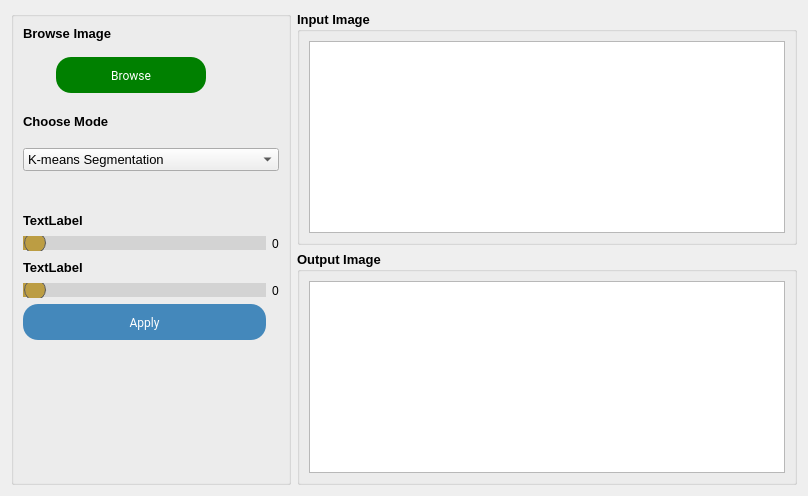
      <widget class="QWidget" name="tab_2">
       <attribute name="title">
        <string>Segmentation</string>
       </attribute>
       <layout class="QGridLayout" name="gridLayout_25">
        <item row="0" column="0">
         <layout class="QGridLayout" name="gridLayout_8">
          <item row="0" column="1">
           <layout class="QGridLayout" name="gridLayout_6">
            <item row="0" column="0">
             <widget class="QGroupBox" name="groupBox_10">
              <property name="minimumSize">
               <size>
                <width>500</width>
                <height>0</height>
               </size>
              </property>
              <property name="font">
               <font>
                <pointsize>10</pointsize>
                <weight>75</weight>
                <bold>true</bold>
               </font>
              </property>
              <property name="title">
               <string>Input Image</string>
              </property>
              <layout class="QGridLayout" name="gridLayout_13">
               <item row="0" column="0">
                <widget class="QGraphicsView" name="input_graphicsView_2"/>
               </item>
              </layout>
             </widget>
            </item>
            <item row="1" column="0">
             <widget class="QGroupBox" name="groupBox_11">
              <property name="font">
               <font>
                <pointsize>10</pointsize>
                <weight>75</weight>
                <bold>true</bold>
               </font>
              </property>
              <property name="title">
               <string>Output Image</string>
              </property>
              <layout class="QGridLayout" name="gridLayout_14">
               <item row="0" column="0">
                <widget class="QGraphicsView" name="output_graphicsView_2"/>
               </item>
              </layout>
             </widget>
            </item>
           </layout>
          </item>
          <item row="0" column="0">
           <widget class="QGroupBox" name="groupBox_12">
            <property name="minimumSize">
             <size>
              <width>280</width>
              <height>0</height>
             </size>
            </property>
            <property name="maximumSize">
             <size>
              <width>280</width>
              <height>16777215</height>
             </size>
            </property>
            <property name="title">
             <string/>
            </property>
            <layout class="QGridLayout" name="gridLayout_26">
             <item row="0" column="0">
              <layout class="QGridLayout" name="gridLayout_24">
               <item row="8" column="0">
                <layout class="QGridLayout" name="gridLayout_21">
                 <item row="0" column="0">
                  <widget class="QSlider" name="horizontalSlider">
                   <property name="styleSheet">
                    <string notr="true">QSlider::groove:horizontal {
    border: 1px solid #999999;
    height: 8px; /* the groove expands to the size of the slider by default. by giving it a height, it has a fixed size */
    background: #bc9d43; /* Changed to gray */
    margin: 2px 0;
}

QSlider::handle:horizontal {
    background: #bc9d43; /* Changed to white */
    border: 1px solid #5c5c5c;
    width: 20px; /* Adjusted to a medium size */
    height: 20px; /* Adjusted to a medium size */
    margin: -6px 0; /* Adjusted the margin to properly position the medium-sized handle within the groove */
    border-radius: 10px; /* Half of the width and height to make it spherical */
}

QSlider::handle:horizontal:hover {
    background: #bc9d43; /* Changed to white */
}

QSlider::handle:horizontal:pressed {
    background: #bc9d43; /* Changed to white */
}

QSlider::add-page:horizontal {
   background: #d3d3d3; /* Changed to white */
}

QSlider::sub-page:horizontal {
   background: #bc9d43; /* Changed to gray */
}
</string>
                   </property>
                   <property name="orientation">
                    <enum>Qt::Horizontal</enum>
                   </property>
                  </widget>
                 </item>
                 <item row="0" column="1">
                  <widget class="QLabel" name="label_4">
                   <property name="text">
                    <string>0</string>
                   </property>
                  </widget>
                 </item>
                </layout>
               </item>
               <item row="4" column="0">
                <widget class="QComboBox" name="segmentationCombox">
                 <property name="font">
                  <font>
                   <pointsize>10</pointsize>
                  </font>
                 </property>
                 <item>
                  <property name="text">
                   <string>K-means Segmentation</string>
                  </property>
                 </item>
                 <item>
                  <property name="text">
                   <string>Mean-Shift Segmentation</string>
                  </property>
                 </item>
                 <item>
                  <property name="text">
                   <string>Agglomerative</string>
                  </property>
                 </item>
                 <item>
                  <property name="text">
                   <string>Region Growing</string>
                  </property>
                 </item>
                </widget>
               </item>
               <item row="7" column="0">
                <layout class="QFormLayout" name="formLayout_2">
                 <item row="0" column="0">
                  <widget class="QLabel" name="label">
                   <property name="font">
                    <font>
                     <pointsize>10</pointsize>
                     <weight>75</weight>
                     <bold>true</bold>
                    </font>
                   </property>
                   <property name="text">
                    <string>TextLabel</string>
                   </property>
                  </widget>
                 </item>
                 <item row="0" column="1">
                  <spacer name="horizontalSpacer_3">
                   <property name="orientation">
                    <enum>Qt::Horizontal</enum>
                   </property>
                   <property name="sizeHint" stdset="0">
                    <size>
                     <width>40</width>
                     <height>20</height>
                    </size>
                   </property>
                  </spacer>
                 </item>
                </layout>
               </item>
               <item row="6" column="0">
                <spacer name="verticalSpacer_10">
                 <property name="orientation">
                  <enum>Qt::Vertical</enum>
                 </property>
                 <property name="sizeType">
                  <enum>QSizePolicy::Preferred</enum>
                 </property>
                 <property name="sizeHint" stdset="0">
                  <size>
                   <width>20</width>
                   <height>13</height>
                  </size>
                 </property>
                </spacer>
               </item>
               <item row="3" column="0">
                <spacer name="verticalSpacer_8">
                 <property name="orientation">
                  <enum>Qt::Vertical</enum>
                 </property>
                 <property name="sizeType">
                  <enum>QSizePolicy::Preferred</enum>
                 </property>
                 <property name="sizeHint" stdset="0">
                  <size>
                   <width>20</width>
                   <height>13</height>
                  </size>
                 </property>
                </spacer>
               </item>
               <item row="1" column="0">
                <spacer name="verticalSpacer_11">
                 <property name="orientation">
                  <enum>Qt::Vertical</enum>
                 </property>
                 <property name="sizeType">
                  <enum>QSizePolicy::Preferred</enum>
                 </property>
                 <property name="sizeHint" stdset="0">
                  <size>
                   <width>20</width>
                   <height>15</height>
                  </size>
                 </property>
                </spacer>
               </item>
               <item row="2" column="0">
                <widget class="QLabel" name="label_28">
                 <property name="font">
                  <font>
                   <pointsize>10</pointsize>
                   <weight>75</weight>
                   <bold>true</bold>
                  </font>
                 </property>
                 <property name="text">
                  <string>Choose Mode</string>
                 </property>
                </widget>
               </item>
               <item row="0" column="0">
                <layout class="QGridLayout" name="gridLayout_22">
                 <item row="0" column="0">
                  <widget class="QLabel" name="label_26">
                   <property name="font">
                    <font>
                     <pointsize>10</pointsize>
                     <weight>75</weight>
                     <bold>true</bold>
                    </font>
                   </property>
                   <property name="text">
                    <string>Browse Image</string>
                   </property>
                  </widget>
                 </item>
                 <item row="2" column="0">
                  <layout class="QGridLayout" name="gridLayout_23">
                   <item row="0" column="0">
                    <widget class="QPushButton" name="browseButton_2">
                     <property name="maximumSize">
                      <size>
                       <width>150</width>
                       <height>16777215</height>
                      </size>
                     </property>
                     <property name="font">
                      <font>
                       <family>-apple-system,system-ui,Segoe UI,Roboto,Helvetica Neue,Ubuntu,sans-serif</family>
                      </font>
                     </property>
                     <property name="styleSheet">
                      <string notr="true">QPushButton{
background-color: #008000; /* Changed to green */
border-radius: 15px;
color: #fff;
cursor: pointer;
font-family: -apple-system,system-ui,&quot;Segoe UI&quot;,Roboto,&quot;Helvetica Neue&quot;,Ubuntu,sans-serif;
font-size: 100%;
height: 30px;
line-height: 1.15;
outline: none;
padding: 3 10px;
text-align: center;
width: 30px; /* Reduced width to 200 pixels */
}
QPushButton:hover{
background-color: #006400; /* Darker green */
}
QPushButton:pressed{
background-color: #004d00; /* Even darker green */
}
QPushButton:focus {
                    border-color: #006400;
                    color: #006400;
                    outline: none;
}
QPushButton.dark:hover {
                    background-color: #17222d; /* Adjust dark mode hover background color */
}

QPushButton.dark:pressed {
                    background-color: #0f1417; /* Adjust dark mode pressed background color */
}
</string>
                     </property>
                     <property name="text">
                      <string>Browse</string>
                     </property>
                    </widget>
                   </item>
                   <item row="0" column="1">
                    <spacer name="horizontalSpacer_2">
                     <property name="orientation">
                      <enum>Qt::Horizontal</enum>
                     </property>
                     <property name="sizeType">
                      <enum>QSizePolicy::Preferred</enum>
                     </property>
                     <property name="sizeHint" stdset="0">
                      <size>
                       <width>40</width>
                       <height>20</height>
                      </size>
                     </property>
                    </spacer>
                   </item>
                  </layout>
                 </item>
                 <item row="1" column="0">
                  <spacer name="verticalSpacer_9">
                   <property name="orientation">
                    <enum>Qt::Vertical</enum>
                   </property>
                   <property name="sizeType">
                    <enum>QSizePolicy::Preferred</enum>
                   </property>
                   <property name="sizeHint" stdset="0">
                    <size>
                     <width>20</width>
                     <height>10</height>
                    </size>
                   </property>
                  </spacer>
                 </item>
                </layout>
               </item>
               <item row="10" column="0">
                <layout class="QGridLayout" name="gridLayout_20">
                 <item row="0" column="0">
                  <widget class="QSlider" name="horizontalSlider_2">
                   <property name="styleSheet">
                    <string notr="true">QSlider::groove:horizontal {
    border: 1px solid #999999;
    height: 8px; /* the groove expands to the size of the slider by default. by giving it a height, it has a fixed size */
    background: #bc9d43; /* Changed to gray */
    margin: 2px 0;
}

QSlider::handle:horizontal {
    background: #bc9d43; /* Changed to white */
    border: 1px solid #5c5c5c;
    width: 20px; /* Adjusted to a medium size */
    height: 20px; /* Adjusted to a medium size */
    margin: -6px 0; /* Adjusted the margin to properly position the medium-sized handle within the groove */
    border-radius: 10px; /* Half of the width and height to make it spherical */
}

QSlider::handle:horizontal:hover {
    background: #bc9d43; /* Changed to white */
}

QSlider::handle:horizontal:pressed {
    background: #bc9d43; /* Changed to white */
}

QSlider::add-page:horizontal {
   background: #d3d3d3; /* Changed to white */
}

QSlider::sub-page:horizontal {
   background: #bc9d43; /* Changed to gray */
}
</string>
                   </property>
                   <property name="orientation">
                    <enum>Qt::Horizontal</enum>
                   </property>
                  </widget>
                 </item>
                 <item row="0" column="1">
                  <widget class="QLabel" name="label_3">
                   <property name="text">
                    <string>0</string>
                   </property>
                  </widget>
                 </item>
                 <item row="1" column="0">
                  <widget class="QPushButton" name="Apply_pushButton">
                   <property name="font">
                    <font>
                     <family>-apple-system,system-ui,Segoe UI,Roboto,Helvetica Neue,Ubuntu,sans-serif</family>
                    </font>
                   </property>
                   <property name="styleSheet">
                    <string notr="true">QPushButton{
background-color: #4488bb; /* Changed to #4488bb */
border-radius: 15px;
color: #fff;
cursor: pointer;
font-family: -apple-system,system-ui,&quot;Segoe UI&quot;,Roboto,&quot;Helvetica Neue&quot;,Ubuntu,sans-serif;
font-size: 100%;
height: 30px;
line-height: 1.15;
outline: none;
padding: 3 10px;
text-align: center;
width: 30px; /* Reduced width to 200 pixels */
}
QPushButton:hover{
background-color: #336688; /* Darker shade of #4488bb */
}
QPushButton:pressed{
background-color: #224466; /* Even darker shade of #4488bb */
}
QPushButton:focus {
                    border-color: #336688;
                    color: #336688;
                    outline: none;
}
QPushButton.dark:hover {
                    background-color: #17222d; /* Adjust dark mode hover background color */
}

QPushButton.dark:pressed {
                    background-color: #0f1417; /* Adjust dark mode pressed background color */
}
</string>
                   </property>
                   <property name="text">
                    <string>Apply</string>
                   </property>
                  </widget>
                 </item>
                </layout>
               </item>
               <item row="5" column="0">
                <spacer name="verticalSpacer_12">
                 <property name="orientation">
                  <enum>Qt::Vertical</enum>
                 </property>
                 <property name="sizeType">
                  <enum>QSizePolicy::Preferred</enum>
                 </property>
                 <property name="sizeHint" stdset="0">
                  <size>
                   <width>20</width>
                   <height>20</height>
                  </size>
                 </property>
                </spacer>
               </item>
               <item row="9" column="0">
                <layout class="QFormLayout" name="formLayout">
                 <item row="0" column="0">
                  <widget class="QLabel" name="label_2">
                   <property name="font">
                    <font>
                     <pointsize>10</pointsize>
                     <weight>75</weight>
                     <bold>true</bold>
                    </font>
                   </property>
                   <property name="text">
                    <string>TextLabel</string>
                   </property>
                  </widget>
                 </item>
                 <item row="0" column="1">
                  <spacer name="horizontalSpacer_4">
                   <property name="orientation">
                    <enum>Qt::Horizontal</enum>
                   </property>
                   <property name="sizeHint" stdset="0">
                    <size>
                     <width>40</width>
                     <height>20</height>
                    </size>
                   </property>
                  </spacer>
                 </item>
                </layout>
               </item>
               <item row="11" column="0">
                <spacer name="verticalSpacer_7">
                 <property name="orientation">
                  <enum>Qt::Vertical</enum>
                 </property>
                 <property name="sizeHint" stdset="0">
                  <size>
                   <width>20</width>
                   <height>40</height>
                  </size>
                 </property>
                </spacer>
               </item>
              </layout>
             </item>
            </layout>
           </widget>
          </item>
         </layout>
        </item>
       </layout>
      </widget>
